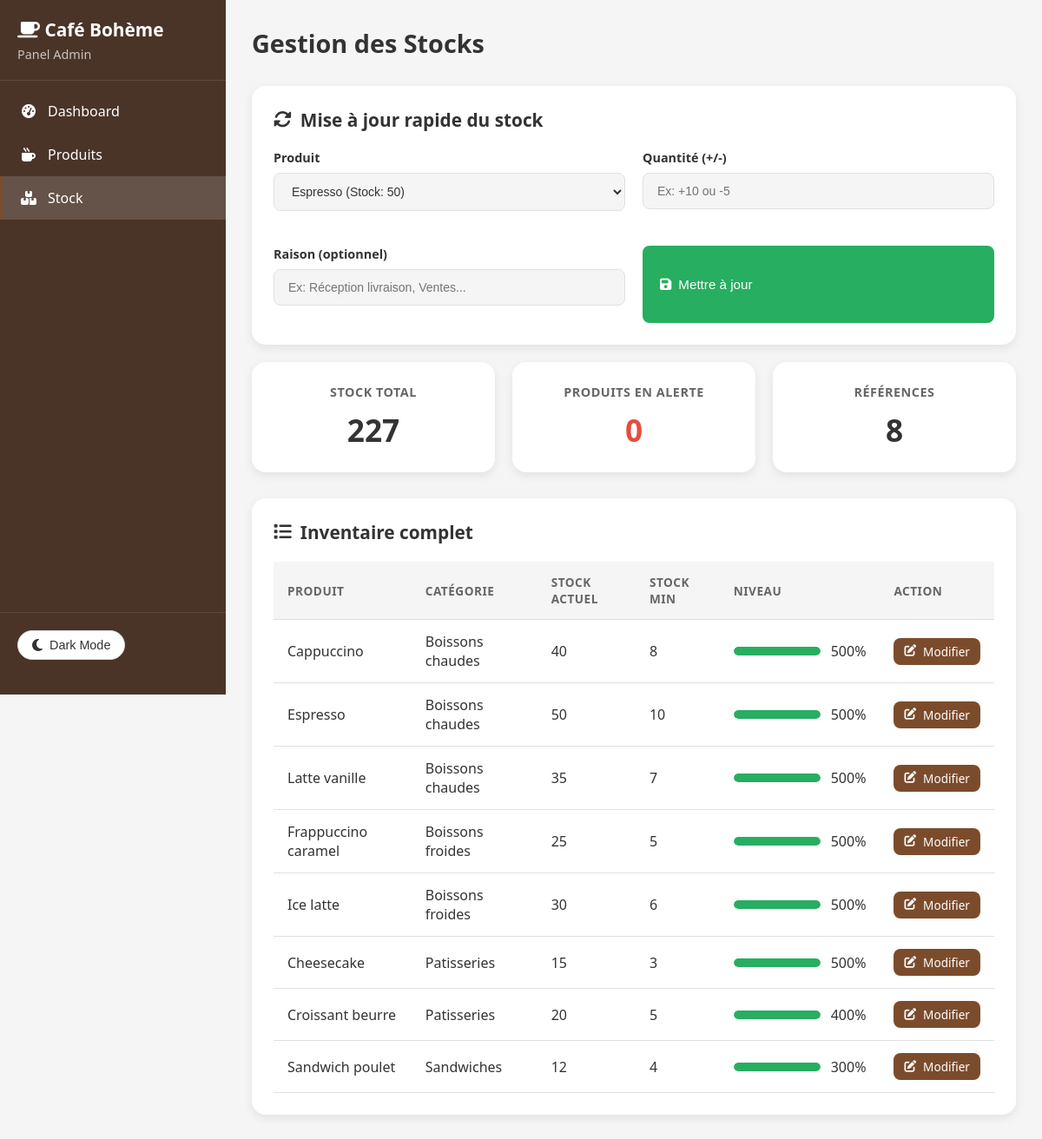
The page /admin/stock.php?product=1 (signed in) on the database its author committed.
### tables this page shows
CREATE TABLE IF NOT EXISTS products (
    id INT AUTO_INCREMENT PRIMARY KEY,
    name VARCHAR(100) NOT NULL,
    category VARCHAR(50) NOT NULL,
    price DECIMAL(10,2) NOT NULL,
    description TEXT,
    image VARCHAR(255),
    stock INT DEFAULT 0,
    stock_min INT DEFAULT 5,
    active TINYINT(1) DEFAULT 1,
    created_at TIMESTAMP DEFAULT CURRENT_TIMESTAMP,
    updated_at TIMESTAMP DEFAULT CURRENT_TIMESTAMP ON UPDATE CURRENT_TIMESTAMP
);

### config/database.php (called while the page is built, shortened)
<?php
function getDBConnection() {
    try {
        $pdo = new PDO(
            "mysql:host=" . DB_HOST . ";dbname=" . DB_NAME . ";charset=utf8mb4",
            DB_USER,
            DB_PASS,
            [
                PDO::ATTR_ERRMODE => PDO::ERRMODE_EXCEPTION,
                PDO::ATTR_DEFAULT_FETCH_MODE => PDO::FETCH_ASSOC,
                PDO::ATTR_EMULATE_PREPARES => false
            ]
        );
        return $pdo;
    } catch (PDOException $e) {
        die("Connection failed: " . $e->getMessage());
    }
}

### models/Product.php (called while the page is built, shortened)
<?php
require_once __DIR__ . '/../config/database.php';
class Product {
    private $pdo;
    public function __construct() {
        $this->pdo = getDBConnection();
    }
    public function getAll($activeOnly = false) {
        $sql = "SELECT * FROM products";
        $sql .= " ORDER BY category, name";
        $stmt = $this->pdo->query($sql);
        return $stmt->fetchAll();
    }
    public function getById($id) {
        $stmt = $this->pdo->prepare("SELECT * FROM products WHERE id = ?");
        $stmt->execute([$id]);
        return $stmt->fetch();
    }
    public function getLowStock() {
        $stmt = $this->pdo->query("SELECT * FROM products WHERE stock <= stock_min AND active = 1 ORDER BY stock ASC");
        return $stmt->fetchAll();
    }
}

### admin/stock.php (the view, shortened to what this page needs)
<?php
require_once __DIR__ . '/../models/Admin.php';
require_once __DIR__ . '/../models/Product.php';
$productModel = new Product();
$selectedProduct = null;
if (isset($_GET['product'])) {
    $selectedProduct = $productModel->getById($_GET['product']);
}
$products = $productModel->getAll();
$lowStock = $productModel->getLowStock();
?>
<!DOCTYPE html>
<html lang="fr">
<head>
    <link rel="stylesheet" href="../css/admin.css">
    <link rel="stylesheet" href="https://cdnjs.cloudflare.com/ajax/libs/font-awesome/6.4.0/css/all.min.css">
</head>
<body>
    <div class="admin-layout">
        <aside class="sidebar">
            <div class="sidebar-header">
                <h2><i class="fas fa-coffee"></i> Café Bohème</h2>
                <p>Panel Admin</p>
            </div>
            <ul class="nav-menu">
                <li><a href="index.php"><i class="fas fa-tachometer-alt"></i> Dashboard</a></li>
                <li><a href="products.php"><i class="fas fa-mug-hot"></i> Produits</a></li>
                <li><a href="stock.php" class="active"><i class="fas fa-boxes"></i> Stock</a></li>
            </ul>
            <div class="sidebar-footer">
                <button class="theme-toggle" onclick="toggleTheme()">
                    <i class="fas fa-moon"></i> Dark Mode
                </button>
            </div>
        </aside>
        <main class="main-content">
            <div class="header-bar">
                <h1>Gestion des Stocks</h1>
            </div>
            <div class="panel">
                <h2><i class="fas fa-sync-alt"></i> Mise à jour rapide du stock</h2>
                <form method="POST">
                    <div class="form-grid">
                        <div class="form-group">
                            <label>Produit</label>
                            <select name="product_id" required>
                                <?php foreach ($products as $p): ?>
                                    <option value="<?php echo $p['id']; ?>"
                                            <?php echo ($selectedProduct['id'] ?? '') == $p['id'] ? 'selected' : ''; ?>>
                                        <?php echo htmlspecialchars($p['name']); ?>
                                        (Stock: <?php echo $p['stock']; ?>)
                                    </option>
                                <?php endforeach; ?>
                            </select>
                        </div>
                        <div class="form-group">
                            <label>Quantité (+/-)</label>
                            <input type="number" name="quantity" required
                                   placeholder="Ex: +10 ou -5">
                        </div>
                        <div class="form-group">
                            <label>Raison (optionnel)</label>
                            <input type="text" name="reason"
                                   placeholder="Ex: Réception livraison, Ventes...">
                        </div>
                        <button type="submit" name="update_stock" class="btn btn-success">
                            <i class="fas fa-save"></i> Mettre à jour
                        </button>
                    </div>
                </form>
            </div>
            <div class="stats-grid">
                <div class="stat-card">
                    <h3>Stock Total</h3>
                    <div class="stat-value"><?php echo array_sum(array_column($products, 'stock')); ?></div>
                </div>
                <div class="stat-card">
                    <h3>Produits en alerte</h3>
                    <div class="stat-value" style="color: #e74c3c;"><?php echo count($lowStock); ?></div>
                </div>
                <div class="stat-card">
                    <h3>Références</h3>
                    <div class="stat-value"><?php echo count($products); ?></div>
                </div>
            </div>
            <div class="panel">
                <h2><i class="fas fa-list"></i> Inventaire complet</h2>
                <table>
                    <thead>
                        <tr>
                            <th>Produit</th>
                            <th>Catégorie</th>
                            <th>Stock Actuel</th>
                            <th>Stock Min</th>
                            <th>Niveau</th>
                            <th>Action</th>
                        </tr>
                    </thead>
                    <tbody>
                        <?php foreach ($products as $product):
                            $ratio = $product['stock_min'] > 0 ? $product['stock'] / $product['stock_min'] : 1;
                            if ($ratio <= 0.5) {
                                $stockClass = 'stock-low';
                                $barClass = 'stock-low';
                            } elseif ($ratio <= 1) {
                                $stockClass = 'stock-medium';
                                $barClass = 'stock-medium';
                            } else {
                                $barClass = 'stock-good';
                            }
                            $percent = min(100, ($ratio * 50));
                        ?>
                        <tr>
                            <td><?php echo htmlspecialchars($product['name']); ?></td>
                            <td><?php echo ucfirst(str_replace('-', ' ', $product['category'])); ?></td>
                            <td <?php echo $ratio <= 0.5 ? 'class="stock-critical"' : ''; ?>>
                                <?php echo $product['stock']; ?>
                            </td>
                            <td><?php echo $product['stock_min']; ?></td>
                            <td>
                                <div class="stock-level">
                                    <div class="stock-bar">
                                        <div class="stock-bar-fill <?php echo $barClass; ?>"
                                             style="width: <?php echo $percent; ?>%"></div>
                                    </div>
                                    <span><?php echo round($ratio * 100); ?>%</span>
                                </div>
                            </td>
                            <td>
                                <a href="stock.php?product=<?php echo $product['id']; ?>" class="btn btn-sm">
                                    <i class="fas fa-edit"></i> Modifier
                                </a>
                            </td>
                        </tr>
                        <?php endforeach; ?>
                    </tbody>
                </table>
            </div>
        </main>
    </div>
</body>
</html>

### css/admin.css (style rules this page uses)
:root { --bg-primary: #f5f5f5; --bg-secondary: #ffffff; --bg-sidebar: #4a3428; --text-primary: #333333; --text-secondary: #666666; --text-sidebar: #ffffff; --border-color: #e0e0e0; --accent: #7b4c2c; --accent-hover: #5a3820; --success: #27ae60; --warning: #f39c12; --danger: #e74c3c; --shadow: rgba(0, 0, 0, 0.08); }
* { margin: 0; padding: 0; box-sizing: border-box; transition: background-color 0.3s, color 0.3s, border-color 0.3s; }
body { font-family: 'Segoe UI', Tahoma, Geneva, Verdana, sans-serif; background-color: var(--bg-primary); color: var(--text-primary); }
.admin-layout { display: flex; min-height: 100vh; }
.sidebar { width: 260px; background: var(--bg-sidebar); color: var(--text-sidebar); padding: 20px 0; display: flex; flex-direction: column; position: fixed; height: 100vh; z-index: 100; }
.sidebar-header { padding: 0 20px 20px; border-bottom: 1px solid rgba(255, 255, 255, 0.1); margin-bottom: 10px; }
.sidebar-header h2 { font-size: 1.3rem; margin: 0; font-weight: 600; }
.sidebar-header p { margin: 5px 0 0; opacity: 0.7; font-size: 0.9rem; }
.nav-menu { list-style: none; padding: 0; margin: 0; flex: 1; }
.nav-menu li a { display: flex; align-items: center; gap: 12px; padding: 14px 20px; color: var(--text-sidebar); text-decoration: none; transition: all 0.3s; border-left: 3px solid transparent; }
.nav-menu li a.active { background: rgba(255, 255, 255, 0.15); border-left-color: var(--accent); font-weight: 500; }
.nav-menu li a i { width: 20px; text-align: center; }
.sidebar-footer { padding: 20px; border-top: 1px solid rgba(255, 255, 255, 0.1); }
.main-content { flex: 1; margin-left: 260px; padding: 30px; background: var(--bg-primary); min-height: 100vh; }
.header-bar { display: flex; justify-content: space-between; align-items: center; margin-bottom: 30px; }
.header-bar h1 { font-size: 1.8rem; font-weight: 600; color: var(--text-primary); }
.theme-toggle { background: var(--bg-secondary); border: 1px solid var(--border-color); padding: 8px 16px; border-radius: 20px; cursor: pointer; display: flex; align-items: center; gap: 8px; color: var(--text-primary); font-size: 0.9rem; }
.theme-toggle i { font-size: 1rem; }
.btn { padding: 10px 20px; background: var(--accent); color: white; text-decoration: none; border-radius: 8px; border: none; cursor: pointer; display: inline-flex; align-items: center; gap: 8px; font-size: 0.95rem; font-weight: 500; transition: all 0.3s; }
.btn-success { background: var(--success); }
.btn-sm { padding: 6px 12px; font-size: 0.85rem; }
.panel { background: var(--bg-secondary); padding: 25px; border-radius: 16px; box-shadow: 0 4px 12px var(--shadow); margin-bottom: 20px; }
.panel h2 { margin: 0 0 20px; font-size: 1.3rem; color: var(--text-primary); display: flex; align-items: center; gap: 10px; }
.stats-grid { display: grid; grid-template-columns: repeat(auto-fit, minmax(200px, 1fr)); gap: 20px; margin-bottom: 30px; }
.stat-card { background: var(--bg-secondary); padding: 25px; border-radius: 16px; box-shadow: 0 4px 12px var(--shadow); text-align: center; transition: transform 0.3s; }
.stat-card h3 { margin: 0 0 10px; font-size: 0.9rem; color: var(--text-secondary); text-transform: uppercase; letter-spacing: 0.5px; }
.stat-value { font-size: 2.2rem; font-weight: bold; color: var(--text-primary); }
table { width: 100%; border-collapse: collapse; }
th, td { padding: 14px 16px; text-align: left; border-bottom: 1px solid var(--border-color); }
th { font-weight: 600; color: var(--text-secondary); font-size: 0.85rem; text-transform: uppercase; letter-spacing: 0.5px; background: var(--bg-primary); }
.form-grid { display: grid; grid-template-columns: repeat(2, 1fr); gap: 20px; }
.form-group { margin-bottom: 20px; }
.form-group label { display: block; margin-bottom: 8px; font-weight: 600; color: var(--text-primary); font-size: 0.9rem; }
.form-group input, .form-group select, .form-group textarea { width: 100%; padding: 12px 16px; border: 1px solid var(--border-color); border-radius: 8px; font-size: 14px; background: var(--bg-primary); color: var(--text-primary); }
.stock-level { display: flex; align-items: center; gap: 12px; }
.stock-bar { width: 100px; height: 10px; background: var(--bg-primary); border-radius: 5px; overflow: hidden; }
.stock-bar-fill { height: 100%; border-radius: 5px; transition: width 0.3s; }
.stock-good { background: var(--success); }

### rows shown on the page
products: name "Cappuccino", category "Boissons chaudes", stock "40", stock_min "8", $ratio * 100 "500"
products: name "Espresso", category "Boissons chaudes", stock "50", stock_min "10", $ratio * 100 "500"
products: name "Latte vanille", category "Boissons chaudes", stock "35", stock_min "7", $ratio * 100 "500"
products: name "Frappuccino caramel", category "Boissons froides", stock "25", stock_min "5", $ratio * 100 "500"
products: name "Ice latte", category "Boissons froides", stock "30", stock_min "6", $ratio * 100 "500"
products: name "Cheesecake", category "Patisseries", stock "15", stock_min "3", $ratio * 100 "500"
products: name "Croissant beurre", category "Patisseries", stock "20", stock_min "5", $ratio * 100 "400"
products: name "Sandwich poulet", category "Sandwiches", stock "12", stock_min "4", $ratio * 100 "300"

### other values the page prints
array_sum(array_column($products, 'stock')) "227"
count($lowStock) "0"
count($products) "8"
form field product_id "Espresso (Stock: 50)"
